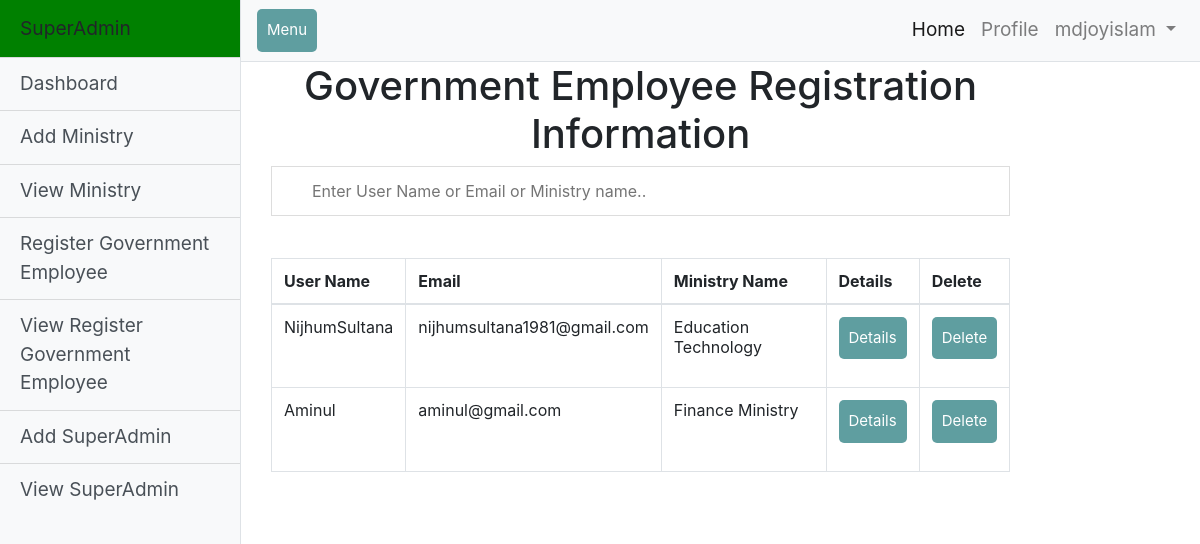
Screenshot of /SuperAdmin/viewRegisterGovt/ (signed in) with the database file from the repository.
### users/models.py (models this page shows, shortened)
class User(AbstractUser):
    is_governmentEmployee = models.BooleanField(default=False)
    is_trainer = models.BooleanField(default=False)
    is_student = models.BooleanField(default=False)
    MinistryName = models.ForeignKey(Ministry, on_delete=models.CASCADE, null=True, blank=True)
    phone_number = models.CharField(max_length=12, null=True, blank=True)
    Address = models.CharField(max_length=120, null=True, blank=True)
    image = models.ImageField(default='default.jpg', upload_to='profile_pics')

### SuperAdmin/models.py (models this page shows, shortened)
class Ministry(models.Model):
    MinistryName = models.CharField(max_length=100)
    MinisterName = models.CharField(max_length=100)
    Email = models.EmailField()
    username = models.ForeignKey(settings.AUTH_USER_MODEL, on_delete=models.CASCADE, null=True, blank=True)
    class Meta:
        db_table = "ministry"
    def __str__(self):
        return self.MinistryName

### users/views.py (the view)
# urls.py: path('viewRegisterGovt/', user_views.RegGovtEmployeeList.as_view(), name='viewRegisterGovt'),
@method_decorator([login_required, superAdmin_required], name='dispatch')
class RegGovtEmployeeList(ListView):
    model = User
    template_name = 'SuperAdmin/GovernmentEmployeeRegisterView.html'
    paginate_by = 15

### SuperAdmin/templates/SuperAdmin/GovernmentEmployeeRegisterView.html (shortened to what this page needs)
{% extends 'SuperAdmin/SuperAdminNavbar.html' %}
{% load static %}
{% load crispy_forms_tags %}
{% block content %}
<link rel="stylesheet" href="{% static 'SuperAdmin/css/style.css' %}"/>
<div class="container-fluid">
	<div class="limiter">
		<div class="container-table100">
			<div class="wrap-table100">
				<div class="table100">
                     <h1 align="center">Government Employee Registration  Information</h1>
					<input type="text" id="myInput" onkeyup="myFunction()" placeholder="Enter User Name or Email or Ministry name.." title="Type in a name">
					<table class="table table-bordered" id="myTable">
						<thead>
							<tr class="table100-head">
                                    <th  class="column1" >User Name</th>
                                    <th  class="column2">Email</th>
                                    <th  class="column3">Ministry Name</th>
                                    <th  class="column4">Details</th>
                                    <th  class="column5">Delete</th>
							</tr>
						</thead>
						<tbody id="joy">
                             {% for regGovtEmployee in object_list  %}
                                   {% if regGovtEmployee.is_governmentEmployee %}
                                            <tr>
                                                <td class="column1">{{ regGovtEmployee.username}}</td>
                                                <td class="column2">{{ regGovtEmployee.email }}</td>
                                                <td class="column3">{{ regGovtEmployee.MinistryName }}</td>
												<td class="column4">
													<div class="form-group">
													   <a class="btn btn-primary" href="../DetailsGovernmentEmployee/{{ regGovtEmployee.id }}" role="button">Details</a>
													</div>
												</td>
												<td class="column5">
													<div class="form-group">
													   <a class="btn btn-primary" href="../deleteGovernmentEmployee/{{ regGovtEmployee.id }}" role="button">Delete</a>
													</div>
												</td>
                                            </tr>
                                   {% endif %}
                             {% endfor %}
						</tbody>
					</table>
				</div>
			</div>
		</div>
	</div>
</div>
 {% endblock %}

### SuperAdmin/templates/SuperAdmin/SuperAdminNavbar.html (shortened to what this page needs)
{% load static %}
<html lang="en">
<head>
    <link href="{% static 'SuperAdmin/vendor/bootstrap/css/bootstrap.min.css' %}" rel="stylesheet">
    <link rel="stylesheet" href="{% static 'SuperAdmin/css/style.css' %}"/>
    <link href="{% static 'SuperAdmin/css/simple-sidebar.css' %}" rel="stylesheet">
</head>
<body>
  <div class="d-flex" id="wrapper">
    <div class="bg-light border-right" id="sidebar-wrapper">
        <div class="sidebar-heading" style="background-color:rgb(0, 128, 0);">SuperAdmin </div>
            <div class="list-group list-group-flush">
                  <a href="{% url 'SuperAdminDashBoard' %}" class="list-group-item list-group-item-action bg-light">Dashboard</a>
                  <a href="{% url 'addMinistry' %}" class="list-group-item list-group-item-action bg-light">Add Ministry</a>
                  <a href="{% url 'viewMinistry' %}" class="list-group-item list-group-item-action bg-light">View Ministry</a>
                  <a href="{% url 'registerGovt'%}" class="list-group-item list-group-item-action bg-light">Register Government Employee</a>
                  <a href="{% url 'viewRegisterGovt'%}" class="list-group-item list-group-item-action bg-light">View Register Government Employee</a>
                  <a href="{% url 'registerSuperAdmin' %}" class="list-group-item list-group-item-action bg-light">Add SuperAdmin</a>
                  <a href="{% url 'viewRegisterSuperAdmin' %}" class="list-group-item list-group-item-action bg-light">View SuperAdmin</a>
            </div>
    </div>
    <div id="page-content-wrapper">
      <nav class="navbar navbar-expand-lg navbar-light bg-light border-bottom">
        <button class="btn btn-primary" id="menu-toggle">Menu</button>
        <div class="collapse navbar-collapse" id="navbarSupportedContent">
          <ul class="navbar-nav ml-auto mt-2 mt-lg-0">
            <li class="nav-item active">
              <a class="nav-link" href="{% url 'BaseHome' %}">Home <span class="sr-only">(current)</span></a>
            </li>
            <li class="nav-item">
                    <a class="nav-link" href="{% url 'SuperAdminProfile' %}">Profile</a>
            </li>
            <li class="nav-item dropdown">
              <a class="nav-link dropdown-toggle" href="#" id="navbarDropdown" role="button" data-toggle="dropdown" aria-haspopup="true" aria-expanded="false">
                {% if user.is_authenticated %}
                {{ user.get_username }}
               {% endif%}
              </a>
            </li>
          </ul>
        </div>
      </nav>
        <div class="col-sm-10 ">
               {% block content %}
               {% endblock content %}
        </div>
    </div>
     </div>
</body>
</html>

### SuperAdmin/static/SuperAdmin/css/style.css (style rules this page uses)
body { font-size: 19px; }
table { width: 50%; margin: 30px auto; border-collapse: collapse; text-align: left; }
tr { border-bottom: 1px solid #cbcbcb; }
th, td { border: none; height: 30px; padding: 2px; }
.btn { padding: 10px; font-size: 15px; color: white; background: #5F9EA0; border: none; border-radius: 5px; }

### SuperAdmin/static/SuperAdmin/css/simple-sidebar.css (style rules this page uses)
body { overflow-x: hidden; }
#sidebar-wrapper { min-height: 100vh; margin-left: -15rem; -webkit-transition: margin .25s ease-out; -moz-transition: margin .25s ease-out; -o-transition: margin .25s ease-out; transition: margin .25s ease-out; }
#sidebar-wrapper .sidebar-heading { padding: 0.875rem 1.25rem; font-size: 1.2rem; }
#sidebar-wrapper .list-group { width: 15rem; }
#page-content-wrapper { min-width: 100vw; }
@media (min-width: 768px) { #sidebar-wrapper { margin-left: 0; } }
@media (min-width: 768px) { #page-content-wrapper { min-width: 0; width: 100%; } }

### SuperAdmin/templates/SuperAdmin/GovernmentEmployeeRegisterView.html (style rules this page uses)
#myInput {  background-position: 10px 10px; background-repeat: no-repeat; width: 100%; font-size: 16px; padding: 12px 20px 12px 40px; border: 1px solid #ddd; margin-bottom: 12px; }

### rows the page displays
User: get_username "mdjoyislam"
User: username "NijhumSultana", email "nijhumsultana1981@gmail.com", MinistryName "Education Technology"
User: username "Aminul", email "aminul@gmail.com", MinistryName "Finance Ministry"
